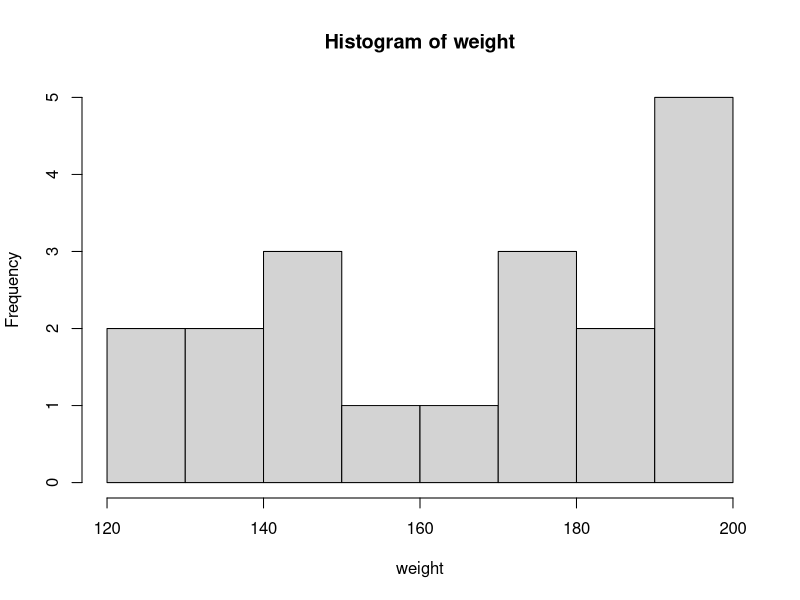
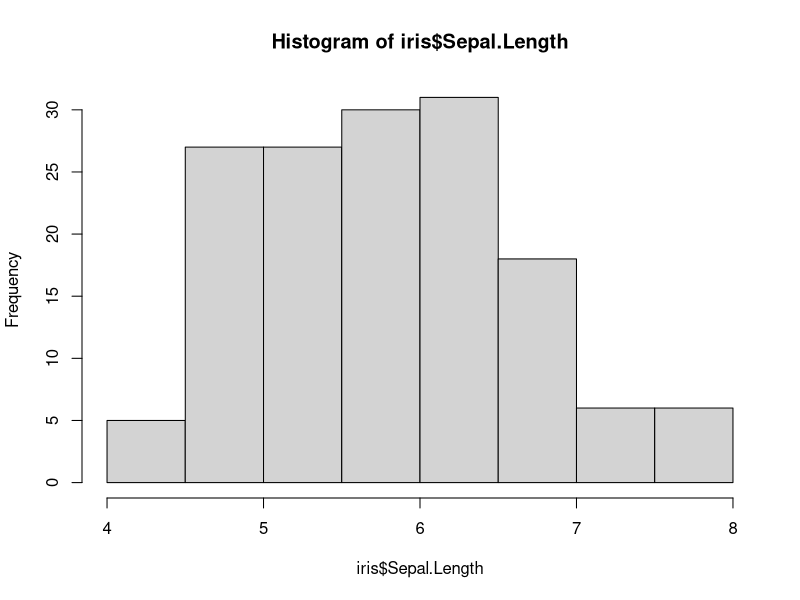

The R source for these figures, in order:
#Data summarization -Graphical method
#Histogram
weight<-c(123,123,175,152,200,198,178,147,197,167,146,137,138,178,196,148,195,187,182)
hist(weight)
iris
hist(iris$Sepal.Length)